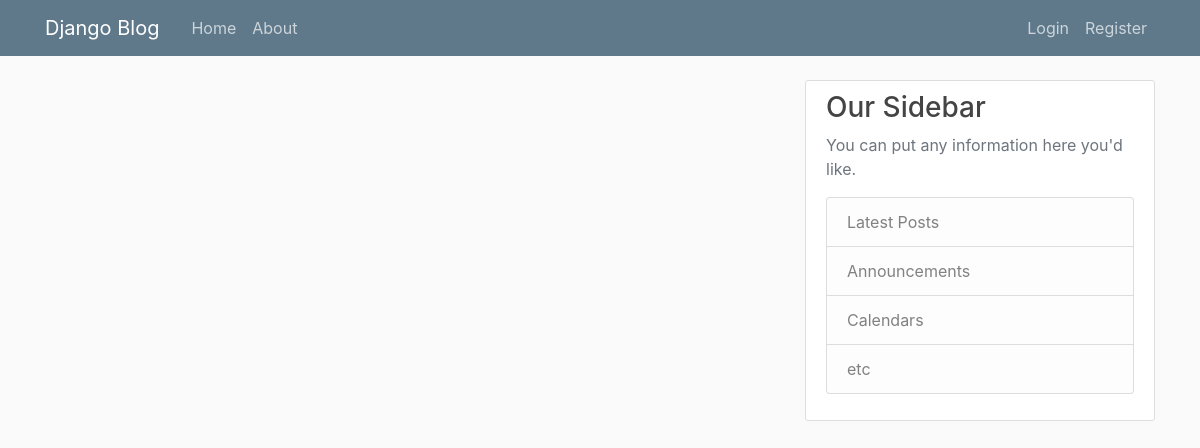
The app's page /, older data.
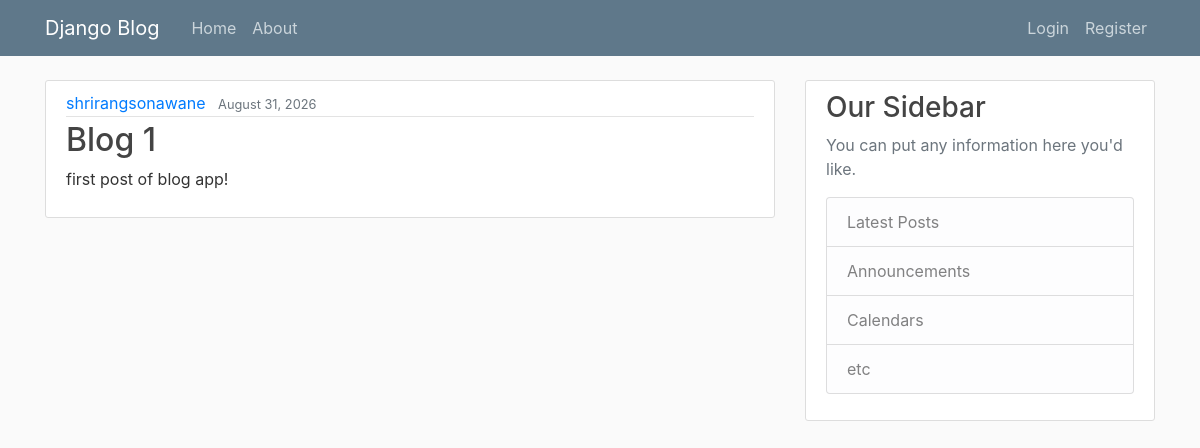
The same page, newer data.
### Blog_App/models.py (models this page shows, shortened)
class post(models.Model):
    title = models.CharField(max_length=255)
    content = models.TextField()
    date_posted = models.DateTimeField(default=timezone.now)
    author = models.ForeignKey(User, on_delete=models.CASCADE)

### Blog_App/views.py (the view)
# urls.py: 2. Add a URL to urlpatterns:  path('', views.home, name='home')
def home(request):
    context={
        'posts': post.objects.all()
    }
    return render(request, 'Blog_App/home.html',context)

### Blog_App/templates/Blog_App/home.html
{% extends "Blog_App/base.html" %}
{% block content %}
    {% for post in posts %}
        <article class="media content-section">
            <div class="media-body">
                <div class="article-metadata">
                    <a class="mr-2" href="#">{{ post.author }}</a>
                    <small class="text-muted">{{ post.date_posted|date:"F d, Y" }}</small>
                </div>
                <h2><a class="article-title" href="#">{{ post.title }}</a></h2>
                <p class="article-content">{{ post.content }}</p>
            </div>
        </article>
    {% endfor %}
{% endblock content %}

Row changes from the older to the newer data that the page shows:
added post: author "shrirangsonawane", date_posted "August 31, 2026", title "Blog 1", content "first post of blog app!"
